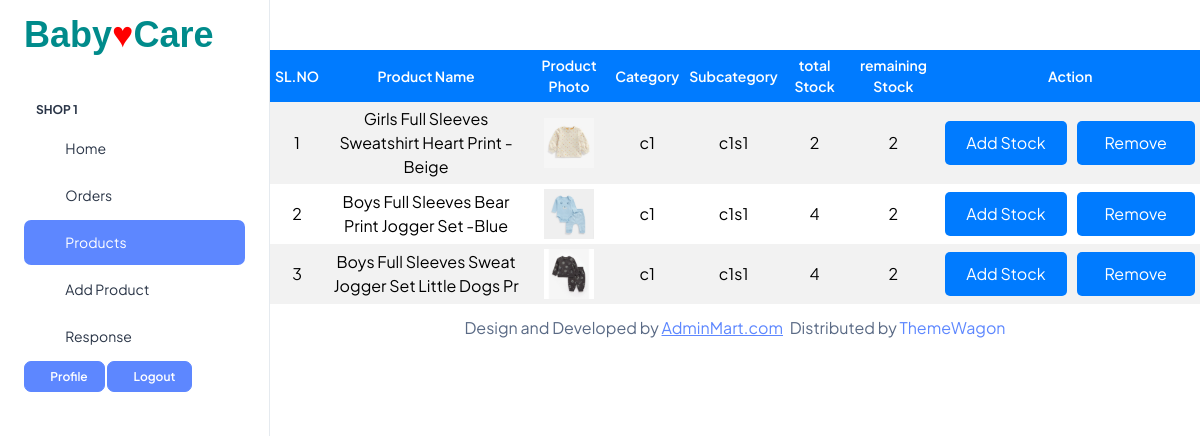
Page /Shop/ViewProduct.php (signed in) on the committed database.
### tables this page shows
CREATE TABLE `tbl_product` (
  `product_id` int(11) NOT NULL,
  `product_name` varchar(50) NOT NULL,
  `brand_id` int(11) NOT NULL,
  `product_details` text NOT NULL,
  `product_photo` varchar(100) NOT NULL,
  `product_price` int(11) NOT NULL,
  `subcategory_id` int(11) NOT NULL,
  `shop_id` int(11) NOT NULL
);

CREATE TABLE `tbl_category` (
  `category_id` int(11) NOT NULL,
  `category_name` varchar(60) NOT NULL
);

CREATE TABLE `tbl_subcategory` (
  `subcategory_id` int(11) NOT NULL,
  `category_id` int(11) NOT NULL,
  `subcategory_name` varchar(50) NOT NULL
);

### web/Shop/ViewProduct.php (the view, shortened to what this page needs)
<?php
include("../Assets/Connection/Connection.php");
include("Header.php");
$sid = $_SESSION['shop_id'];
$sel = "SELECT * FROM tbl_product p
        INNER JOIN tbl_subcategory sc ON p.subcategory_id = sc.subcategory_id
        INNER JOIN tbl_category c ON sc.category_id = c.category_id
        WHERE p.shop_id = '" . $sid . "' ORDER BY product_id DESC ";
$row = $con->query($sel);
$i = 0;
?>
<!DOCTYPE html>
<html>
<head>
</head>
<body>
<table>
    <tr>
        <th>SL.NO</th>
        <th>Product Name</th>
        <th>Product Photo</th>
        <th>Category</th>
        <th>Subcategory</th>
        <th>total Stock</th>
        <th>remaining Stock</th>
        <th colspan="2" width="400px">Action</th>
    </tr>
    <?php
    while ($val = $row->fetch_assoc()) {
        $i++;
        ?>
        <tr>
            <td><?php echo $i ?></td>
            <td><?php echo $val["product_name"] ?></td>
            <td class="product-photo">
                <a href="../Assets/File/Shop/<?php echo $val["product_photo"] ?>" target="_blank">
                    <img src="../Assets/File/Shop/<?php echo $val["product_photo"] ?>" alt="Product Photo"/>
                </a>
            </td>
            <td><?php echo $val["category_name"] ?></td>
            <td><?php echo $val["subcategory_name"] ?></td>
            <?php
            $sel = "SELECT sum(stock_quantity) as stock FROM tbl_stock WHERE product_id = '" . $val['product_id'] . "'";
            $rows = $con->query($sel);
            ?>
            <td>
                <?php
                if ($vals = $rows->fetch_assoc()) {
                    echo $vals["stock"];
                } else {
                    echo "0";
                }
                ?>
            </td>
            <td>
                <?php
                 $stockcart= "select sum(cart_qty) as stock from tbl_cart where product_id= '".$val["product_id"]."' and cart_status>0";
                 $rowc = $con->query($stockcart);
                 $valc= $rowc->fetch_assoc();
                 $stock = $vals["stock"] - $valc['stock'];
                 echo $stock;
                ?>
            </td>
            <td><a href="Stock.php?pid=<?php echo $val['product_id']; ?>"
                   class="button">Add Stock</a></td>
                   <td>
                   <a href="ViewProduct.php?id=<?php echo $val['product_id'] ?>" class="button">Remove</a></td>
        </tr>
        <?php
    }
    ?>
</table>
</body>
<?php
include("Footer.php");
?>
</html>

### web/Shop/ViewProduct.php (style rules this page uses)
table { border-collapse: collapse; width: 100%; margin-top: 50px; }
th, td { padding: 5px; text-align: center; }
th { background-color: #007BFF; color: #fff; }
td { color: black; font-size: medium; }
tr:nth-child(even) { background-color: #f2f2f2; }
.button { display: block !important; background-color: #007BFF; color: #fff; border: none; border-radius: 5px; padding: 10px 10px; font-size: 16px; cursor: pointer; transition: background-color 0.3s ease; }
.product-photo img { height: 50px; width: 50px; }
td { vertical-align: middle; }

### rows in the picture
tbl_product: product_name "Girls Full Sleeves Sweatshirt Heart Print - Beige", product_photo (picture), tbl_category.category_name "c1", subcategory.subcategory_name "c1s1", stock "2"
tbl_product: product_name "Boys Full Sleeves Bear Print Jogger Set -Blue", product_photo (picture), tbl_category.category_name "c1", subcategory.subcategory_name "c1s1", stock "4", stock "2"
tbl_product: product_name "Boys Full Sleeves Sweat Jogger Set Little Dogs Pr", product_photo (picture), tbl_category.category_name "c1", subcategory.subcategory_name "c1s1", stock "4", stock "2"

### other values in the picture
$_SESSION["shop_name"] "SHOP 1"
